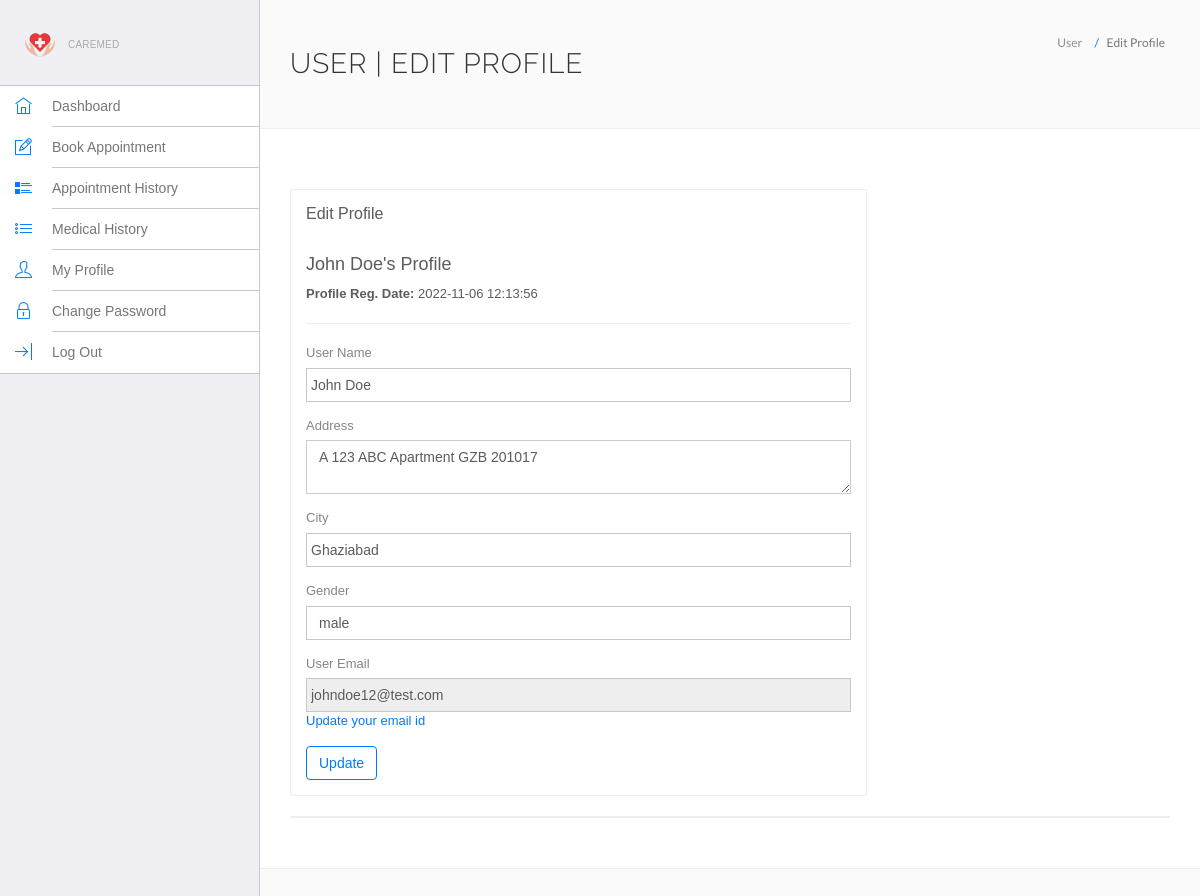
Screenshot of /hospital/hms/edit-profile.php (signed in) with the database file from the repository.
### tables this page shows
CREATE TABLE `users` (
  `id` int(11) NOT NULL,
  `fullName` varchar(255) DEFAULT NULL,
  `address` longtext DEFAULT NULL,
  `city` varchar(255) DEFAULT NULL,
  `gender` varchar(255) DEFAULT NULL,
  `email` varchar(255) DEFAULT NULL,
  `password` varchar(255) DEFAULT NULL,
  `regDate` timestamp NULL DEFAULT current_timestamp(),
  `updationDate` timestamp NULL DEFAULT NULL ON UPDATE current_timestamp()
);

### hospital/hms/edit-profile.php (the view, shortened to what this page needs)
<?php
include('include/config.php');
?>
<!DOCTYPE html>
<html lang="en">
<head>
	<link rel="stylesheet" href="vendor/bootstrap/css/bootstrap.min.css">
	<link rel="stylesheet" href="vendor/fontawesome/css/font-awesome.min.css">
	<link rel="stylesheet" href="vendor/themify-icons/themify-icons.min.css">
	<link href="vendor/animate.css/animate.min.css" rel="stylesheet" media="screen">
	<link href="vendor/perfect-scrollbar/perfect-scrollbar.min.css" rel="stylesheet" media="screen">
	<link href="vendor/switchery/switchery.min.css" rel="stylesheet" media="screen">
	<link href="vendor/bootstrap-touchspin/jquery.bootstrap-touchspin.min.css" rel="stylesheet" media="screen">
	<link href="vendor/select2/select2.min.css" rel="stylesheet" media="screen">
	<link href="vendor/bootstrap-datepicker/bootstrap-datepicker3.standalone.min.css" rel="stylesheet" media="screen">
	<link href="vendor/bootstrap-timepicker/bootstrap-timepicker.min.css" rel="stylesheet" media="screen">
	<link rel="stylesheet" href="assets/css/styles.css">
	<link rel="stylesheet" href="assets/css/plugins.css">
	<link rel="stylesheet" href="assets/css/themes/theme-1.css" id="skin_color" />
</head>
<body>
	<div id="app" style="padding-top: 0px;">
		<?php include('include/sidebar.php'); ?>
		<div class="app-content">
			<div class="main-content">
				<div class="wrap-content container" id="container">
					<section id="page-title">
						<div class="row">
							<div class="col-sm-8">
								<h1 class="mainTitle">User | Edit Profile</h1>
							</div>
							<ol class="breadcrumb">
								<li>
									<span>User </span>
								</li>
								<li class="active">
									<span>Edit Profile</span>
								</li>
							</ol>
						</div>
					</section>
					<div class="container-fluid container-fullw bg-white">
						<div class="row">
							<div class="col-md-12">
								<div class="row margin-top-30">
									<div class="col-lg-8 col-md-12">
										<div class="panel panel-white">
											<div class="panel-heading">
												<h5 class="panel-title">Edit Profile</h5>
											</div>
											<div class="panel-body">
												<?php
												$sql = mysqli_query($con, "select * from users where id='" . $_SESSION['id'] . "'");
												while ($data = mysqli_fetch_array($sql)) {
												?>
													<h4><?php echo htmlentities($data['fullName']); ?>'s Profile</h4>
													<p><b>Profile Reg. Date: </b><?php echo htmlentities($data['regDate']); ?></p>
													<hr />
													<form role="form" name="edit" method="post">
														<div class="form-group">
															<label for="fname">
																User Name
															</label>
															<input type="text" name="fname" class="form-control" value="<?php echo htmlentities($data['fullName']); ?>">
														</div>
														<div class="form-group">
															<label for="address">
																Address
															</label>
															<textarea name="address" class="form-control"><?php echo htmlentities($data['address']); ?></textarea>
														</div>
														<div class="form-group">
															<label for="city">
																City
															</label>
															<input type="text" name="city" class="form-control" required="required" value="<?php echo htmlentities($data['city']); ?>">
														</div>
														<div class="form-group">
															<label for="gender">
																Gender
															</label>
															<select name="gender" class="form-control" required="required">
																<option value="<?php echo htmlentities($data['gender']); ?>"><?php echo htmlentities($data['gender']); ?></option>
															</select>
														</div>
														<div class="form-group">
															<label for="fess">
																User Email
															</label>
															<input type="email" name="uemail" class="form-control" readonly="readonly" value="<?php echo htmlentities($data['email']); ?>">
															<a href="change-emaild.php">Update your email id</a>
														</div>
														<button type="submit" name="submit" class="btn btn-o btn-primary">
															Update
														</button>
													</form>
												<?php } ?>
											</div>
										</div>
									</div>
								</div>
							</div>
							<div class="col-lg-12 col-md-12">
								<div class="panel panel-white"></div>
							</div>
						</div>
					</div>
				</div>
			</div>
		</div>
	</div>
</body>
</html>

### hospital/hms/assets/css/themes/theme-1.css (style rules this page uses)
body { background: #FAFAFA; }

### rows the page displays
users: fullName "John Doe", regDate "2022-11-06 12:13:56", fname "John Doe", address "A 123 ABC Apartment GZB 201017", city "Ghaziabad", gender "male", uemail "johndoe12@test.com"
